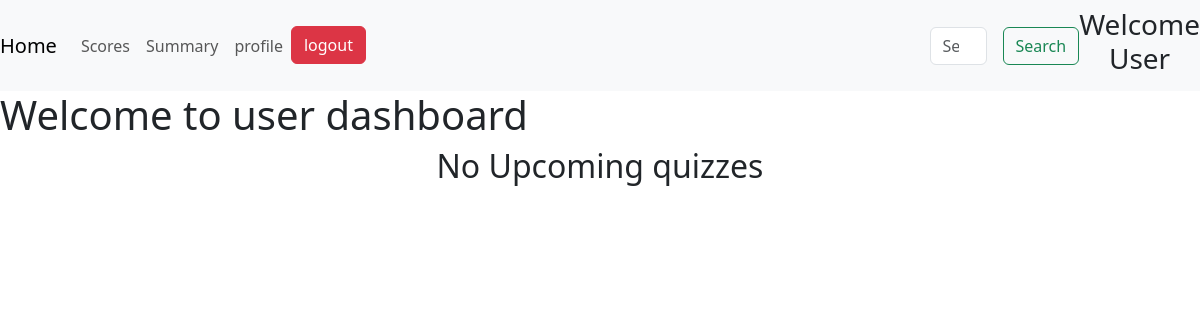
/user_dashboard, run on an earlier commit of the app's database.
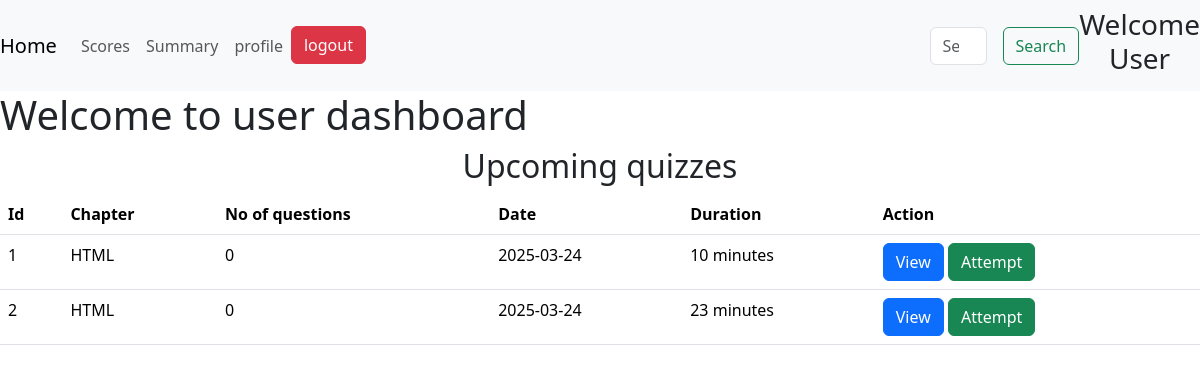
And on a later commit of the database.
### models.py (models this page shows)
class Quiz(db.Model):
    id =db.Column(db.Integer, primary_key=True, autoincrement=True)
    chapter_id=db.Column(db.Integer, db.ForeignKey('chapter.id', name='FK_quiz_chapter_id'), nullable=False)
    date_of_quiz=db.Column(db.Date, nullable=False)
    time_duration= db.Column(db.Integer, nullable=False)
    no_of_questions=db.Column(db.Integer, nullable=True)
    notes=db.Column(db.String(50), nullable=True)
    questions=db.relationship('Question', backref='quiz', lazy=True)
    score=db.relationship('Scores', backref='quiz', lazy=True)

class Chapter(db.Model):
    id =db.Column(db.Integer, primary_key=True, autoincrement=True)
    subject_id=db.Column(db.Integer, db.ForeignKey('subject.id', name='FK_chapter_subject_id'), nullable=False)
    name=db.Column(db.String(50), nullable=False)
    description=db.Column(db.String(100), nullable=True)
    quizs=db.relationship('Quiz', backref='chapter', lazy=True)

### routes.py (the view)
@app.route('/user_dashboard', methods=['GET','POST'])
def user_dashboard():
    quizzes= Quiz.query.all()
    quiz_data = []
    for quiz in quizzes:
        chapter= Chapter.query.get(quiz.chapter_id)
        question_count = Question.query.filter_by(quiz_id=quiz.id).count()
        quiz_data.append((quiz,chapter, question_count))
    return render_template('user_dashboard.html', quizzes=quiz_data)

### templates/user_dashboard.html (shortened to what this page needs)
<!DOCTYPE html>
<html lang="en">
<head>
    <link href="https://cdn.jsdelivr.net/npm/bootstrap@5.3.2/dist/css/bootstrap.min.css" rel="stylesheet">
    <link rel="stylesheet" href="https://cdnjs.cloudflare.com/ajax/libs/aos/2.3.4/aos.css">
    <link rel="stylesheet" href="https://cdnjs.cloudflare.com/ajax/libs/font-awesome/6.7.2/css/all.min.css">
    <link href="https://cdn.jsdelivr.net/npm/bootstrap@5.3.3/dist/css/bootstrap.min.css" rel="stylesheet">
</head>
<body>
    <nav class="navbar navbar-expand-lg navbar-light bg-light">
        <a class="navbar-brand" href="/user_dashboard">Home</a>
        <div class="collapse navbar-collapse" id="navbarSupportedContent">
          <ul class="navbar-nav mr-auto">
            <li class="nav-item">
              <a class="nav-link" href="#">Scores</a>
            </li>
            <li class="nav-item">
              <a class="nav-link " href="#">Summary</a>
            </li>
            <li class="nav-item">
                <a href="{{ url_for('profile') }}" class="nav-link">profile</a>
            </li>
            <li class="nav-item">
                <a href="/login" class="btn btn-danger">logout</a>
            </li>
          </ul>
          <form class="form-inline my-2 my-lg-0" style="display: flex; margin-left:50%">
            <input class="form-control mr-sm-2" type="search" placeholder="Search" aria-label="Search">
            <button class="btn btn-outline-success my-2 my-sm-0" type="submit" style="margin-left: 1rem;">Search</button>
          </form>
          <div>
            <h3 style="text-align: center;">Welcome User</h3>
          </div>
        </div>
      </nav>
    <h1>Welcome to user dashboard</h1>
{% if not quizzes %}
<h2 style="text-align: center;">No Upcoming quizzes</h2>
{% else %}
    <div>
    <h2 style="text-align:center">Upcoming quizzes</h2>
    <table class="table">
        <thead class="thead-dark">
            <tr>
                <th>Id</th>
                <th>Chapter</th>
                <th>No of questions</th>
                <th>Date</th>
                <th>Duration</th>
                <th>Action</th>
            </tr>
        </thead>
        <tbody>
            {% for quiz,chapter, question_count in quizzes %}
            <tr>
                <td>{{ loop.index }}</td>
                <td>{{ chapter.name }}</td>
                <td>{{ question_count }}</td>
                <td>{{ quiz.date_of_quiz.strftime('%Y-%m-%d') }}</td>
                <td>{{ quiz.time_duration }} minutes</td>
                <td>
                    <a href="#" class="btn btn-primary">View</a>
                    <a href="#" class="btn btn-success">Attempt</a>
                </td>
            </tr>
            {% endfor %}
        </tbody>
    </table>
</div>
{% endif %}
</body>
</html>

What changed in the data, as far as the page shows it:
added Quiz: name "HTML", no_of_questions "0", date_of_quiz "2025-03-24", time_duration "10"
added Quiz: name "HTML", no_of_questions "0", date_of_quiz "2025-03-24", time_duration "23"
Also different on the page:
text no longer shown: "No Upcoming quizzes"
text now shown: "Upcoming quizzes Id Chapter No of questions Date Duration Action"
